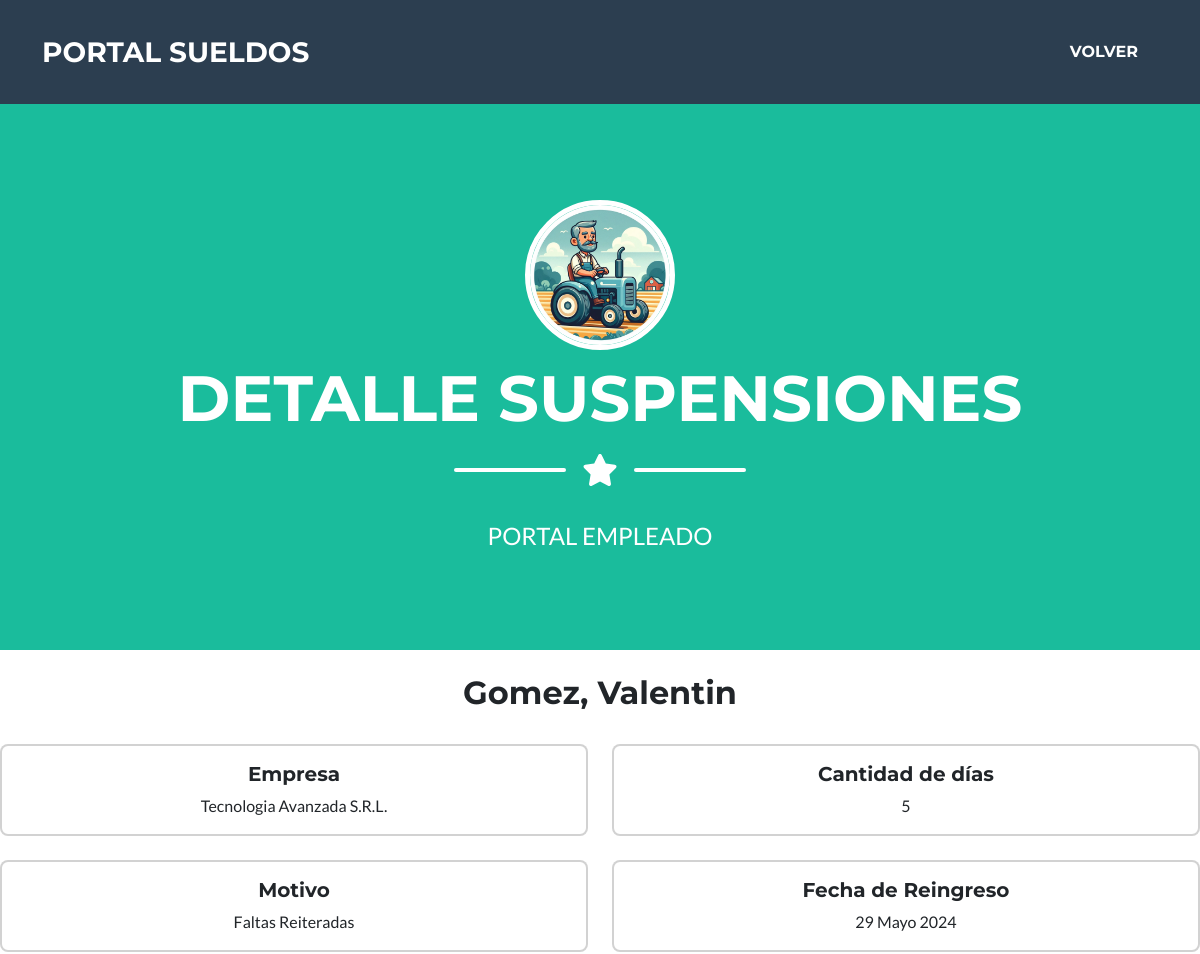
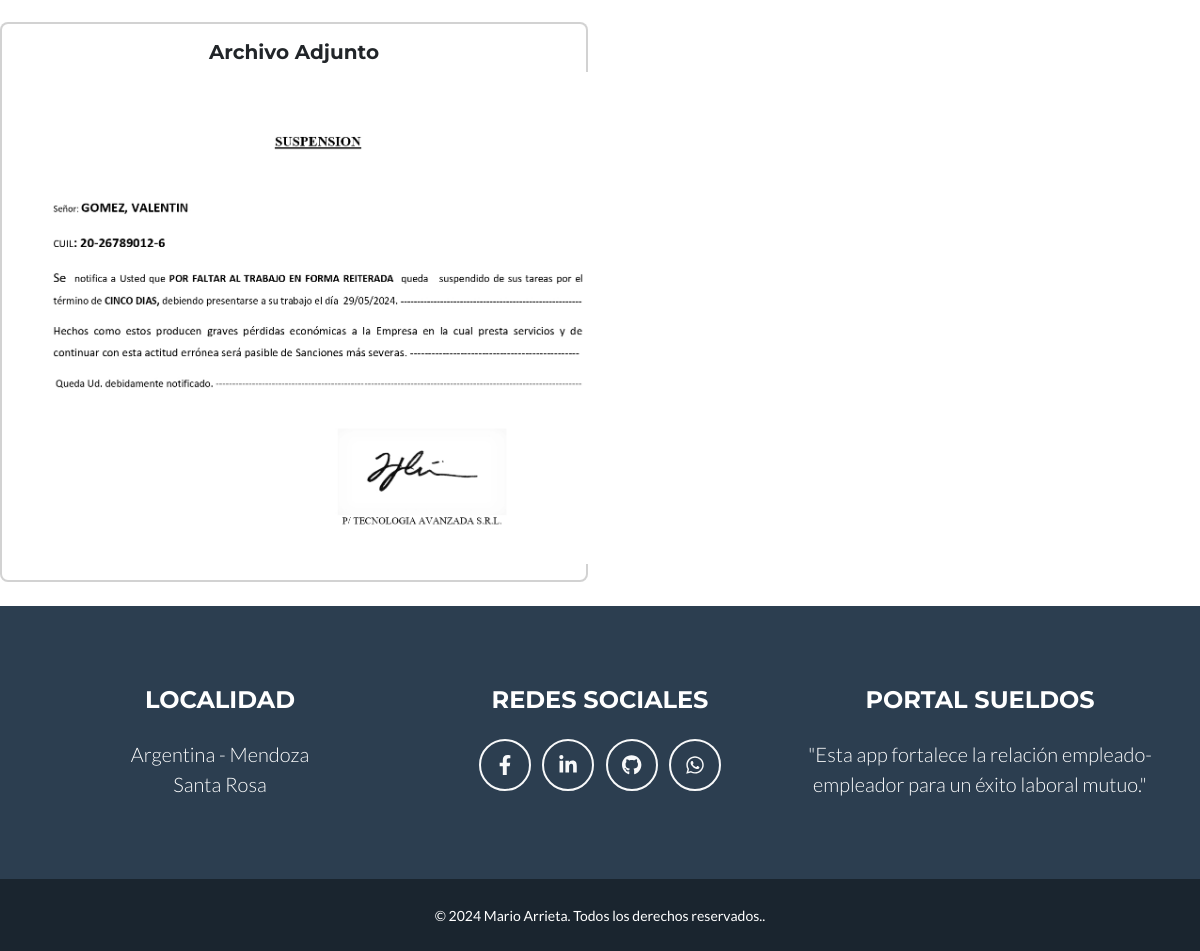
/empleado/suspensiones/detail/8 (signed in), run on the app's committed database (2 pictures, top to bottom).
### empleador/models.py (models this page shows, shortened)
class Suspensiones (models.Model):
    empleado = models.ForeignKey (Empleado, on_delete=models.CASCADE, verbose_name= "Empleado")
    fecha_notificacion = models.DateField(auto_now=True, verbose_name="Fecha de Notificación", editable=False)
    cantidad_dias = models.PositiveIntegerField(verbose_name="Cantidad de días")
    fecha_reingreso = models.DateField(verbose_name="Fecha de Reingreso")
    motivo = models.CharField(max_length=200, verbose_name="Motivo")
    imagen = models.ImageField(upload_to="suspensiones", null=True, blank=True)
    visto = models.BooleanField (editable=False, default=False, verbose_name="Visto")
    class Meta:
        verbose_name_plural = "Suspensiones"

class Empleado (models.Model):
    empleador = models.ForeignKey (Empleador, on_delete=models.CASCADE, verbose_name="Empleador")
    apellido = models.CharField(max_length=50, verbose_name="Apellido")
    nombre = models.CharField(max_length=50, verbose_name="Nombre")
    cuil = models.PositiveIntegerField(validators=[validate_cuil_length], unique=True, verbose_name="CUIL")
    fecha_ingreso = models.DateField(verbose_name="Fecha de ingreso")
    email = models.EmailField(verbose_name= "e-Mail ")
    class Meta:
        verbose_name = "Empleado"
        verbose_name_plural = "Empleados"

class Empleador (models.Model):
    razonSocial = models.CharField(max_length=50, verbose_name="Razon Social")
    cuit = models.PositiveIntegerField(validators=[validate_cuil_length], unique=True, verbose_name="CUIT")
    email = models.EmailField(verbose_name="e-Mail")
    class Meta:
        verbose_name = "Empleador"
        verbose_name_plural = "Empleadores"

### empleado/views.py (the view)
# urls.py: path("suspensiones/detail/<pk>", views.SuspensionesDetail.as_view(), name="suspensiones_detail"),
class SuspensionesDetail (LoginRequiredMixin, DetailView):
    model = Suspensiones
    template_name = "empleado/suspensiones_detail.html"
    login_url = reverse_lazy ("empleado:login")
    def get_object(self, queryset=None):
        obj = super().get_object(queryset)
        obj.visto = True
        obj.save()
        return obj

### empleado/templates/empleado/suspensiones_detail.html
{% extends 'core/base.html' %}
{% load static %}
{% block  titulo%}
    <li class="nav-item mx-0 mx-lg-1"><a class="nav-link py-3 px-0 px-lg-3 rounded" href="{% url 'empleado:index' %}">Volver</a></li>
{% endblock titulo %}
{% block imagen %}
   {% static 'empleado/img/empleado.webp' %}
{% endblock imagen %}
{% block pagina%}
    DETALLE SUSPENSIONES
{% endblock pagina%}
{% block mensaje%}
    PORTAL EMPLEADO
{% endblock mensaje%}
{% block formulario%}
        <br>
        <div class="detalle-notificaciones">
            <h2 class="text-center">{{ object.empleado.apellido}}, {{ object.empleado.nombre }}</h2><br>
            <div class="row row-cols-1 row-cols-md-2 g-4">
                <div class="col">
                    <div class="card text-center">
                        <div class="card-body">
                            <h5 class="card-title">Empresa</h5>
                            <p class="card-text">{{ object.empleado.empleador.razonSocial }}</p>
                        </div>
                    </div>
                </div>
                <div class="col">
                    <div class="card text-center">
                        <div class="card-body">
                            <h5 class="card-title">Cantidad de días</h5>
                            <p class="card-text">{{ object.cantidad_dias }}</p>
                        </div>
                    </div>
                </div>
                <div class="col">
                    <div class="card text-center">
                        <div class="card-body">
                            <h5 class="card-title">Motivo</h5>
                            <p class="card-text">{{ object.motivo}}</p>
                        </div>
                    </div>
                </div>
                <div class="col">
                    <div class="card text-center">
                        <div class="card-body">
                            <h5 class="card-title">Fecha de Reingreso</h5>
                            <p class="card-text">{{ object.fecha_reingreso }}</p>
                        </div>
                    </div>
                </div>
                {% if object.imagen %}
                <div class="col text-center">
                    <div class="card">
                        <div class="card-body">
                            <h5 class="card-title">Archivo Adjunto</h5>
                            <img src="{{ object.imagen.url }}" alt="Imagen de Suspension" style="max-width: 600px; max-height: 800px; margin: auto;">
                        </div>
                    </div>
                </div>
                {% endif %}
            </div>
        </div>
        <br>
{% endblock formulario%}

### data on the page
Suspensiones: empleado.apellido "Gomez", empleado.nombre "Valentin", empleado.empleador.razonSocial "Tecnologia Avanzada S.R.L.", cantidad_dias "5", motivo "Faltas Reiteradas", fecha_reingreso "29 Mayo 2024", imagen (picture)
